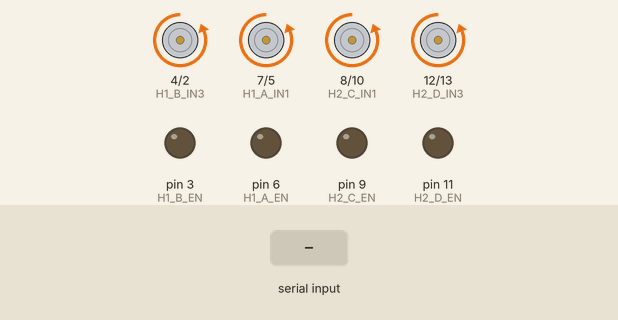
Simulated run of this sketch. Board: Arduino Uno, built with avr-gcc and run on an emulated ATmega328P. Shown: motor-driver pin pairs drawn as motors (green arrow = first pin HIGH = forward, orange = second pin HIGH = backward, longer = more drive), output pins drawn as LEDs (lit = HIGH). Inputs (shaded band) come from the test bench.

Above: at 1.8 s.
1.9 s: byte 70 (CMD_FORWARD) received over Serial
At 2.8 s:
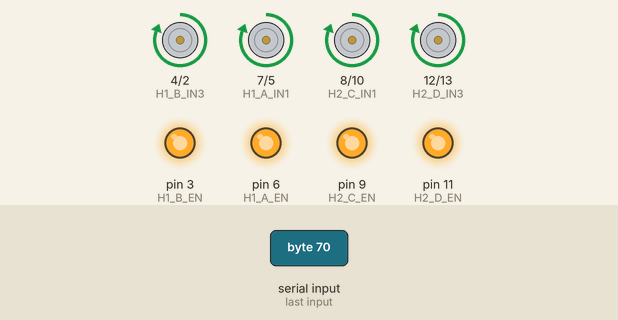
3.4 s: byte 66 (CMD_BACKWARD) received over Serial
At 4.0 s:
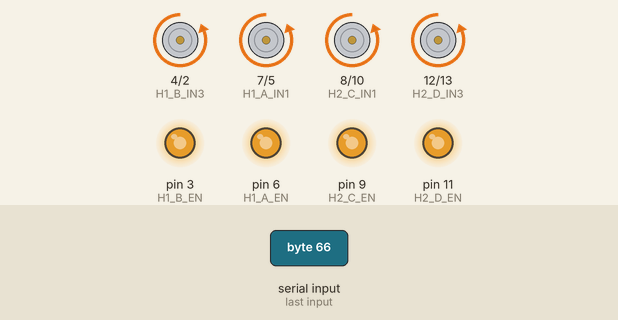
4.9 s: byte 76 (CMD_ROTATE_LEFT) received over Serial
At 6.1 s:
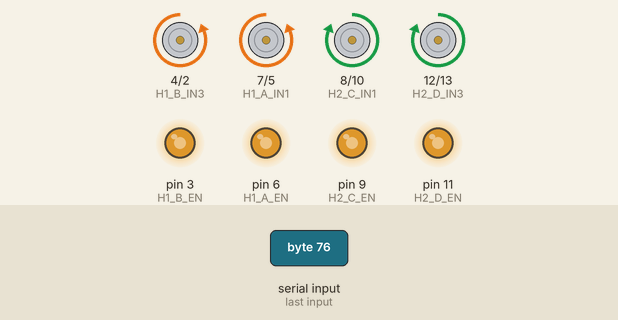
6.4 s: byte 82 (CMD_ROTATE_RIGHT) received over Serial
At 7.5 s:
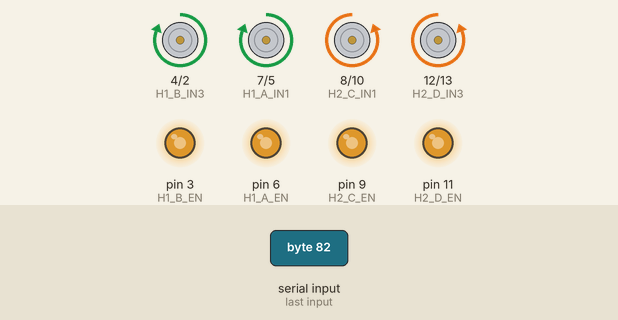
7.9 s: byte 90 (CMD_ZIGZAG_LEFT) received over Serial
At 8.4 s:
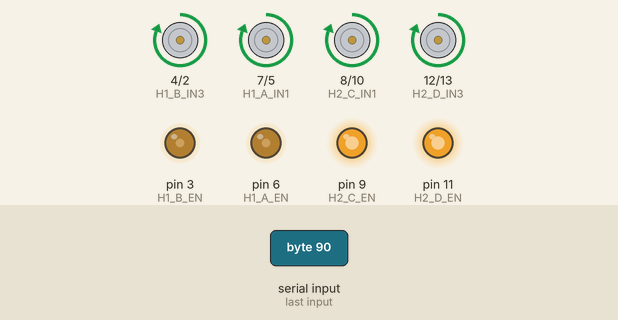
9.4 s: byte 89 (CMD_ZIGZAG_RIGHT) received over Serial
At 10.8 s:
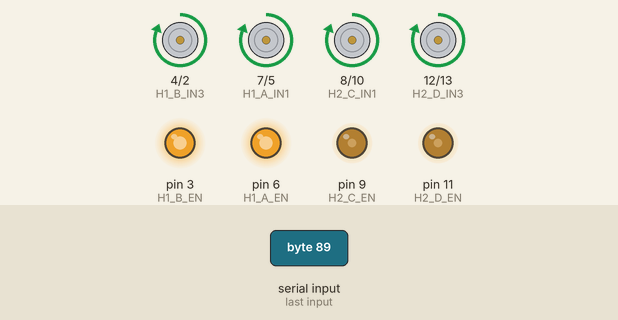
Timing chart, 0 to 11.9 s (numbered marks = the images above; inputs shaded):
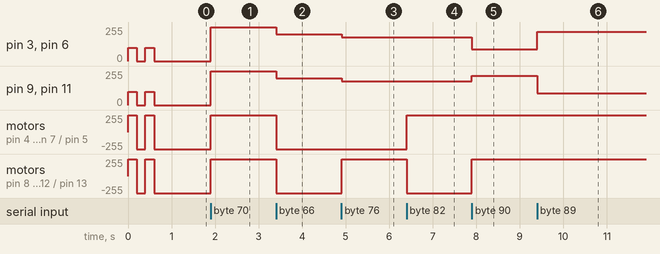

The sketch:

motorxin.ino
```cpp
/*
 * Code Arduino Motor cho Robot Sumo - Đã tối ưu
 * Thêm chiến thuật tông-lùi-tông và zig-zag
 */

// H-bridge 1 pins (Left side motors)
// Motor A (Left motor #1)
const int H1_A_EN = 6;   // PWM speed control for motor A
const int H1_A_IN1 = 7;  // Direction pin 1 for motor A
const int H1_A_IN2 = 5;  // Direction pin 2 for motor A

// Motor B (Left motor #2)
const int H1_B_EN = 3;   // PWM speed control for motor B
const int H1_B_IN3 = 4;  // Direction pin 1 for motor B
const int H1_B_IN4 = 2;  // Direction pin 2 for motor B

// H-bridge 2 pins (Right side motors)
// Motor C (Right motor #1)
const int H2_C_EN = 9;   // PWM speed control for motor C
const int H2_C_IN1 = 8;  // Direction pin 1 for motor C
const int H2_C_IN2 = 10; // Direction pin 2 for motor C

// Motor D (Right motor #2)
const int H2_D_EN = 11;   // PWM speed control for motor D
const int H2_D_IN3 = 12;  // Direction pin 1 for motor D
const int H2_D_IN4 = 13;  // Direction pin 2 for motor D

// Định nghĩa command codes
#define CMD_FORWARD 'F'      // Tiến
#define CMD_BACKWARD 'B'     // Lùi
#define CMD_ROTATE_LEFT 'L'  // Quay trái
#define CMD_ROTATE_RIGHT 'R' // Quay phải
#define CMD_STOP 'S'         // Dừng
#define CMD_RAM_ATTACK 'X'   // Tông mạnh (chiến thuật tông-lùi-tông)
#define CMD_ZIGZAG_LEFT 'Z'  // Zig-zag sang trái
#define CMD_ZIGZAG_RIGHT 'Y' // Zig-zag sang phải

// Biến lưu tốc độ
const int NORMAL_SPEED = 200;     // Tốc độ bình thường (0-255)
const int ATTACK_SPEED = 255;     // Tốc độ tấn công tối đa
const int ROTATION_SPEED = 180;   // Tốc độ quay tìm kiếm
const int RAM_SPEED = 255;        // Tốc độ tông mạnh (tối đa)
const int ZIGZAG_SPEED = 220;     // Tốc độ zig-zag

// Biến lưu trạng thái hiện tại
char currentCommand = CMD_STOP;   // Lệnh hiện tại đang thực hiện

// Điều khiển động cơ bên trái
void setLeftMotors(int speed) {
  int absSpeed = abs(speed);
  absSpeed = constrain(absSpeed, 0, 255);

  // Motor A (Left motor #1)
  digitalWrite(H1_A_IN1, speed > 0 ? HIGH : LOW);
  digitalWrite(H1_A_IN2, speed <= 0 ? HIGH : LOW);
  analogWrite(H1_A_EN, absSpeed);

  // Motor B (Left motor #2)
  digitalWrite(H1_B_IN3, speed > 0 ? HIGH : LOW);
  digitalWrite(H1_B_IN4, speed <= 0 ? HIGH : LOW);
  analogWrite(H1_B_EN, absSpeed);
}

// Điều khiển động cơ bên phải
void setRightMotors(int speed) {
  int absSpeed = abs(speed);
  absSpeed = constrain(absSpeed, 0, 255);

  // Motor C (Right motor #1)
  digitalWrite(H2_C_IN1, speed > 0 ? HIGH : LOW);
  digitalWrite(H2_C_IN2, speed <= 0 ? HIGH : LOW);
  analogWrite(H2_C_EN, absSpeed);

  // Motor D (Right motor #2)
  digitalWrite(H2_D_IN3, speed > 0 ? HIGH : LOW);
  digitalWrite(H2_D_IN4, speed <= 0 ? HIGH : LOW);
  analogWrite(H2_D_EN, absSpeed);
}

// Di chuyển tiến
void driveForward(int speed) {
  setLeftMotors(speed);
  setRightMotors(speed);
}

// Di chuyển lùi
void driveBackward(int speed) {
  setLeftMotors(-speed);
  setRightMotors(-speed);
}

// Quay trái
void rotateLeft(int speed) {
  setLeftMotors(-speed);
  setRightMotors(speed);
}

// Quay phải
void rotateRight(int speed) {
  setLeftMotors(speed);
  setRightMotors(-speed);
}

// Dừng động cơ
void stopMotors() {
  setLeftMotors(0);
  setRightMotors(0);
}

// Thực hiện di chuyển zig-zag sang trái
void zigzagLeft() {
  setLeftMotors(ZIGZAG_SPEED * 0.4);  // Giảm tốc bên trái
  setRightMotors(ZIGZAG_SPEED);       // Tốc độ đầy đủ bên phải
}

// Thực hiện di chuyển zig-zag sang phải
void zigzagRight() {
  setLeftMotors(ZIGZAG_SPEED);        // Tốc độ đầy đủ bên trái
  setRightMotors(ZIGZAG_SPEED * 0.4); // Giảm tốc bên phải
}

// Thực hiện tông mạnh (tốc độ tối đa)
void ramAttack() {
  driveForward(RAM_SPEED);
}

// Xử lý lệnh nhận được
void handleCommand(char command) {
  // Cập nhật lệnh hiện tại
  currentCommand = command;

  switch (command) {
    case CMD_FORWARD:
      driveForward(ATTACK_SPEED);
      break;

    case CMD_BACKWARD:
      driveBackward(NORMAL_SPEED);
      break;

    case CMD_ROTATE_LEFT:
      rotateLeft(ROTATION_SPEED);
      break;

    case CMD_ROTATE_RIGHT:
      rotateRight(ROTATION_SPEED);
      break;

    case CMD_STOP:
      stopMotors();
      break;

    case CMD_RAM_ATTACK:
      ramAttack();
      break;

    case CMD_ZIGZAG_LEFT:
      zigzagLeft();
      break;

    case CMD_ZIGZAG_RIGHT:
      zigzagRight();
      break;

    default:
      // Giữ nguyên trạng thái hiện tại nếu lệnh không hợp lệ
      break;
  }
}

void setup() {
  // Khởi tạo giao tiếp UART với baud rate cao
  Serial.begin(115200);

  // Khởi tạo chân cho H-bridge 1 (động cơ bên trái)
  pinMode(H1_A_EN, OUTPUT);
  pinMode(H1_A_IN1, OUTPUT);
  pinMode(H1_A_IN2, OUTPUT);

  pinMode(H1_B_EN, OUTPUT);
  pinMode(H1_B_IN3, OUTPUT);
  pinMode(H1_B_IN4, OUTPUT);

  // Khởi tạo chân cho H-bridge 2 (động cơ bên phải)
  pinMode(H2_C_EN, OUTPUT);
  pinMode(H2_C_IN1, OUTPUT);
  pinMode(H2_C_IN2, OUTPUT);

  pinMode(H2_D_EN, OUTPUT);
  pinMode(H2_D_IN3, OUTPUT);
  pinMode(H2_D_IN4, OUTPUT);

  // Dừng động cơ khi khởi động
  stopMotors();

  // Kiểm tra động cơ - nhấp nháy để xác nhận
  driveForward(100);
  delay(200);
  stopMotors();
  delay(200);
  driveForward(100);
  delay(200);
  stopMotors();
}

void loop() {
  // Kiểm tra xem có lệnh mới từ Arduino Sensor không
  while (Serial.available()) {
    char command = Serial.read();
    handleCommand(command);
  }

  // Không có timeout - robot sẽ tiếp tục thực hiện lệnh cuối cùng nhận được

  // Delay ngắn để giảm tải CPU
  delay(5);
}
```

Measured:
- after the input at 1.9 s, pin 3 (H1_B_EN), pin 6 (H1_A_EN), pin 9 (H2_C_EN), pin 11 (H2_D_EN): 0/255 → 255/255 at once; motor on pin 4 (H1_B_IN3) / pin 2 (H1_B_IN4), motor on pin 7 (H1_A_IN1) / pin 5 (H1_A_IN2), motor on pin 8 (H2_C_IN1) / pin 10 (H2_C_IN2), motor on pin 12 (H2_D_IN3) / pin 13 (H2_D_IN4): backward 255/255 → forward 255/255 at once
- after the input at 3.4 s, pin 3 (H1_B_EN), pin 6 (H1_A_EN), pin 9 (H2_C_EN), pin 11 (H2_D_EN): 255/255 → 200/255 at once; motor on pin 4 (H1_B_IN3) / pin 2 (H1_B_IN4), motor on pin 7 (H1_A_IN1) / pin 5 (H1_A_IN2), motor on pin 8 (H2_C_IN1) / pin 10 (H2_C_IN2), motor on pin 12 (H2_D_IN3) / pin 13 (H2_D_IN4): forward 255/255 → backward 255/255 at once
- after the input at 4.9 s, pin 3 (H1_B_EN), pin 6 (H1_A_EN), pin 9 (H2_C_EN), pin 11 (H2_D_EN): 200/255 → 180/255 at once; motor on pin 8 (H2_C_IN1) / pin 10 (H2_C_IN2), motor on pin 12 (H2_D_IN3) / pin 13 (H2_D_IN4): backward 255/255 → forward 255/255 at once
- after the input at 6.4 s, motor on pin 4 (H1_B_IN3) / pin 2 (H1_B_IN4), motor on pin 7 (H1_A_IN1) / pin 5 (H1_A_IN2): backward 255/255 → forward 255/255 at once; motor on pin 8 (H2_C_IN1) / pin 10 (H2_C_IN2), motor on pin 12 (H2_D_IN3) / pin 13 (H2_D_IN4): forward 255/255 → backward 255/255 at once
- after the input at 7.9 s, pin 3 (H1_B_EN), pin 6 (H1_A_EN): 180/255 → 88/255 at once; pin 9 (H2_C_EN), pin 11 (H2_D_EN): 180/255 → 220/255 at once; motor on pin 8 (H2_C_IN1) / pin 10 (H2_C_IN2), motor on pin 12 (H2_D_IN3) / pin 13 (H2_D_IN4): backward 255/255 → forward 255/255 at once
- after the input at 9.4 s, pin 3 (H1_B_EN), pin 6 (H1_A_EN): 88/255 → 220/255 at once; pin 9 (H2_C_EN), pin 11 (H2_D_EN): 220/255 → 88/255 at once
